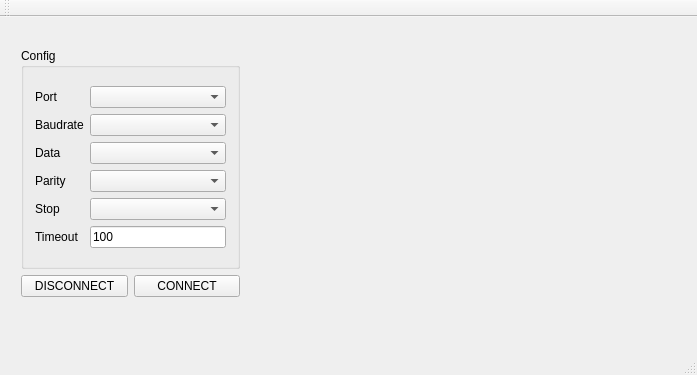
<?xml version="1.0" encoding="UTF-8"?>
<ui version="4.0">
 <class>MainWindow</class>
 <widget class="QMainWindow" name="MainWindow">
  <property name="geometry">
   <rect>
    <x>0</x>
    <y>0</y>
    <width>697</width>
    <height>375</height>
   </rect>
  </property>
  <property name="windowTitle">
   <string>MainWindow</string>
  </property>
  <widget class="QWidget" name="centralWidget">
   <widget class="QWidget" name="layoutWidget">
    <property name="geometry">
     <rect>
      <x>10</x>
      <y>20</y>
      <width>241</width>
      <height>271</height>
     </rect>
    </property>
    <layout class="QVBoxLayout" name="verticalLayout_4">
     <item>
      <widget class="QGroupBox" name="config_gb">
       <property name="title">
        <string>Config</string>
       </property>
       <layout class="QVBoxLayout" name="verticalLayout_3">
        <item>
         <layout class="QHBoxLayout" name="horizontalLayout">
          <item>
           <layout class="QVBoxLayout" name="verticalLayout">
            <item>
             <widget class="QLabel" name="label">
              <property name="text">
               <string>Port</string>
              </property>
             </widget>
            </item>
            <item>
             <widget class="QLabel" name="label_2">
              <property name="text">
               <string>Baudrate</string>
              </property>
             </widget>
            </item>
            <item>
             <widget class="QLabel" name="label_3">
              <property name="text">
               <string>Data</string>
              </property>
             </widget>
            </item>
            <item>
             <widget class="QLabel" name="label_4">
              <property name="text">
               <string>Parity</string>
              </property>
             </widget>
            </item>
            <item>
             <widget class="QLabel" name="label_6">
              <property name="text">
               <string>Stop</string>
              </property>
             </widget>
            </item>
            <item>
             <widget class="QLabel" name="label_5">
              <property name="text">
               <string>Timeout</string>
              </property>
             </widget>
            </item>
           </layout>
          </item>
          <item>
           <layout class="QVBoxLayout" name="verticalLayout_2">
            <item>
             <widget class="QComboBox" name="port_cb"/>
            </item>
            <item>
             <widget class="QComboBox" name="baudrate_cb"/>
            </item>
            <item>
             <widget class="QComboBox" name="data_cb"/>
            </item>
            <item>
             <widget class="QComboBox" name="parity_cb"/>
            </item>
            <item>
             <widget class="QComboBox" name="stopbit_cb"/>
            </item>
            <item>
             <widget class="QLineEdit" name="timeout_le">
              <property name="text">
               <string>100</string>
              </property>
             </widget>
            </item>
           </layout>
          </item>
         </layout>
        </item>
       </layout>
      </widget>
     </item>
     <item>
      <layout class="QHBoxLayout" name="horizontalLayout_2">
       <item>
        <widget class="QPushButton" name="disconnect_bt">
         <property name="text">
          <string>DISCONNECT</string>
         </property>
        </widget>
       </item>
       <item>
        <widget class="QPushButton" name="conncet_bt">
         <property name="text">
          <string>CONNECT</string>
         </property>
        </widget>
       </item>
      </layout>
     </item>
    </layout>
   </widget>
   <widget class="QCustomPlot" name="graphics" native="true">
    <property name="geometry">
     <rect>
      <x>260</x>
      <y>20</y>
      <width>421</width>
      <height>241</height>
     </rect>
    </property>
   </widget>
   <widget class="QWidget" name="">
    <property name="geometry">
     <rect>
      <x>530</x>
      <y>270</y>
      <width>151</width>
      <height>19</height>
     </rect>
    </property>
    <layout class="QHBoxLayout" name="horizontalLayout_3">
     <item>
      <widget class="QLabel" name="label_7">
       <property name="text">
        <string>Time</string>
       </property>
      </widget>
     </item>
     <item>
      <widget class="QLabel" name="time_la">
       <property name="text">
        <string>0</string>
       </property>
      </widget>
     </item>
    </layout>
   </widget>
  </widget>
  <widget class="QMenuBar" name="menuBar">
   <property name="geometry">
    <rect>
     <x>0</x>
     <y>0</y>
     <width>697</width>
     <height>22</height>
    </rect>
   </property>
  </widget>
  <widget class="QToolBar" name="mainToolBar">
   <attribute name="toolBarArea">
    <enum>TopToolBarArea</enum>
   </attribute>
   <attribute name="toolBarBreak">
    <bool>false</bool>
   </attribute>
  </widget>
  <widget class="QStatusBar" name="statusBar"/>
 </widget>
 <layoutdefault spacing="6" margin="11"/>
 <customwidgets>
  <customwidget>
   <class>QCustomPlot</class>
   <extends>QWidget</extends>
   <header>qcustomplot.h</header>
   <container>1</container>
  </customwidget>
 </customwidgets>
 <resources/>
 <connections/>
</ui>
